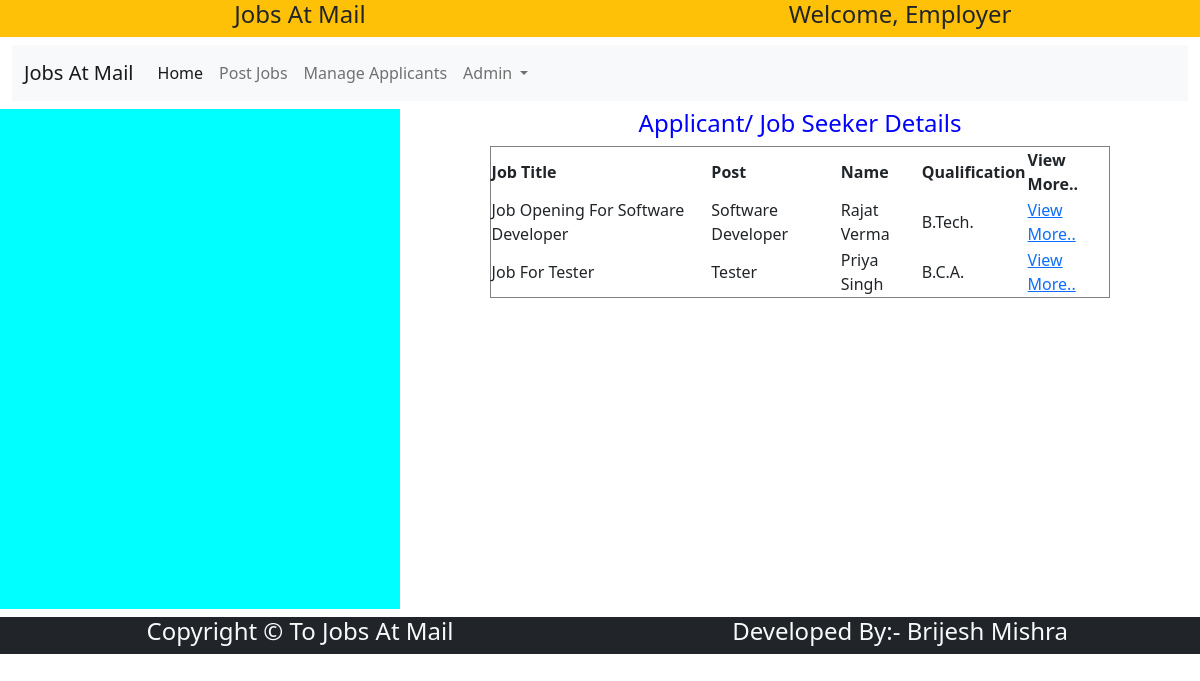
/manageapp/ (signed in), run on the app's committed database.
### jamapp/models.py (models this page shows)
class AppliedJobs(models.Model):
    empemailaddress=models.EmailField(max_length=50)
    jobtitle=models.CharField(max_length=100)
    post=models.CharField(max_length=50)
    name=models.CharField(max_length=50)
    gender=models.CharField(max_length=6)
    address=models.TextField()
    contactno=models.CharField(max_length=15)
    emailaddress=models.EmailField(max_length=50)
    dob=models.CharField(max_length=20)
    qualification=models.CharField(max_length=100)
    experience=models.CharField(max_length=20)
    keyskills=models.TextField()
    applieddate=models.CharField(max_length=30)

### jamapp/views.py (the view)
# urls.py: path('manageapp/',views.manageapp,name='manageapp'),
def manageapp(request):
    try:
        if request.session['employer']:
            aj=AppliedJobs.objects.filter(empemailaddress=request.session['employer']).all()
            return render(request,'manageapp.html',{'aj':aj})
    except:
        return render(request,'login.html')

### jamapp/templates/manageapp.html
{% extends "empbase.html" %}
{% block body %}
    <h4 style="color:blue;text-align:center;">
        Applicant/ Job Seeker Details
    </h4>
    <div style="width:100%;">
        <table border="1" style="width:80%;margin:0 auto;">
            <tr>
                <th>Job Title</th>
                <th>Post</th>
                <th>Name</th>
                <th>Qualification</th>
                <th>View More..</th>
            </tr>
            {% for a in aj %}
                <tr>
                    <td>{{a.jobtitle}}</td>
                    <td>{{a.post}}</td>
                    <td>{{a.name}}</td>
                    <td>{{a.qualification}}</td>
                    <td>
                        <a href="{% url 'jsprofile' id=a.id %}">View More..</a>
                    </td>
                </tr>
            {% endfor %}
        </table>
    </div>
{% endblock body %}

### data on the page
AppliedJobs: jobtitle "Job Opening For Software Developer", post "Software Developer", name "Rajat Verma", qualification "B.Tech."
AppliedJobs: jobtitle "Job For Tester", post "Tester", name "Priya Singh", qualification "B.C.A."
